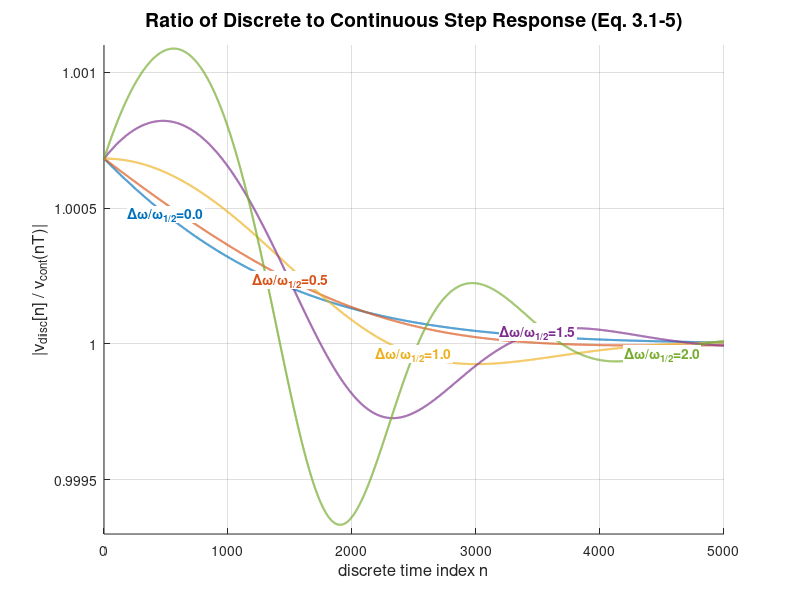

Source code (MATLAB):
%% Fig. 3.1-1: Discrete vs Continuous Step-Response Ratio |r[n]| (Eq. 3.1-5)
clear; clc; close all;

% --- 1. Parameters from Table 3.1-1 & Sec 2.3 ---
f_half   = 217;                 % Hz half-bandwidth
omega_h  = 2*pi*f_half;         % rad/s
C        = 0.235e-12;           % F
Rl       = 1/(2*omega_h*C);     % Ω
ig       = 16e-3;               % A (step input)

% --- 2. Time discretization ---
T     = 1e-6;                   % 1 µs sampling interval
Nmax  = 5000;                   % number of samples to plot
n     = (0:Nmax)';              % index vector
t     = n * T;                  % continuous time vector

% --- 3. Relative detunings Δω/ω_half ---
rel = [0, 0.5, 1, 1.5, 2];       % Δω/ω_half values
Delta_w = rel * omega_h;        % actual detunings [rad/s]
colors  = lines(numel(rel));

% --- 4. Preallocate ratio array ---
R = zeros(numel(rel), Nmax+1);

% --- 5. Compute discrete and continuous step responses ---
for k = 1:numel(rel)
    Dw = Delta_w(k);
    A  = omega_h - 1i * Dw;
    
    % 5.1 Continuous‐time step response: v_c(t) 
    % steady-state: v_inf = 2*Rl*omega_h*ig / A
    v_inf = 2*Rl*omega_h*ig / A;
    v_cont = v_inf * (1 - exp(-A * t));  
    
    % 5.2 Discrete‐time response via forward Euler:
    v_disc = zeros(size(t));
    for ii = 1:Nmax
        dv = -A * v_disc(ii) + 2*Rl*omega_h*ig;
        v_disc(ii+1) = v_disc(ii) + T * dv;
    end
    
    % 5.3 Ratio sequence r[n] = v_disc[n] / v_cont[n], then abs:
    R(k,:) = abs(v_disc ./ v_cont);
end

% --- 6. Plot |r[n]| for each detuning ---
figure('Position',[100 100 700 450]); hold on; grid on;
for k = 1:numel(rel)
    plot(n, R(k,:), 'LineWidth',1.5, 'Color', colors(k,:));
end
xlabel('discrete time index n','FontSize',12);
ylabel('|v_{disc}[n] / v_{cont}(nT)|','FontSize',12);
title('Ratio of Discrete to Continuous Step Response (Eq. 3.1-5)','FontSize',14);
xlim([0 Nmax]);
ylim([0.9993 1.0011]);

% 7. On-curve labels at different n to avoid overlap
label_ns = [500, 1500, 2500, 3500, 4500];
for k = 1:numel(rel)
    nk = label_ns(k);
    text(nk, R(k,nk), sprintf('Δω/ω_{1/2}=%.1f', rel(k)), ...
         'Color', colors(k,:), 'FontWeight','bold', ...
         'BackgroundColor','w', 'Margin',1, ...
         'HorizontalAlignment','center');
end

hold off;
